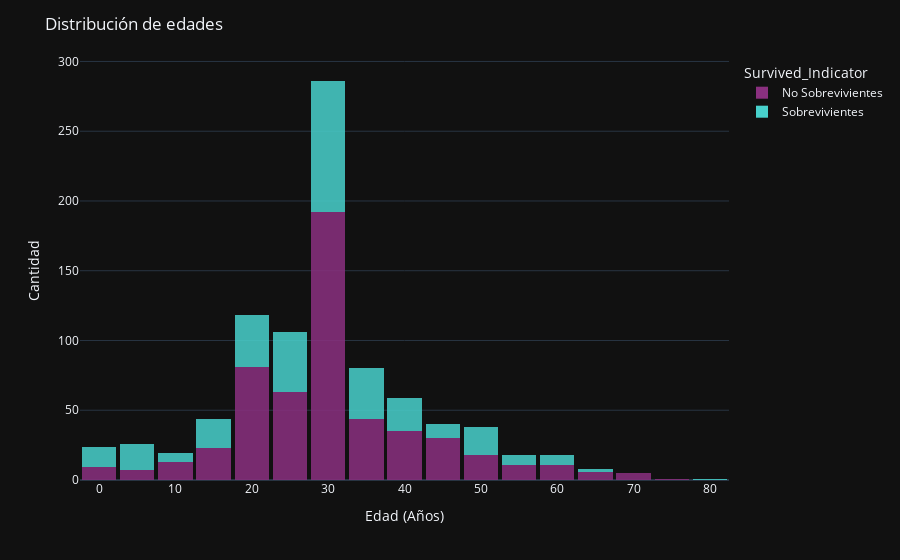

Write notebook code for a chart like this one.
### Code cell
# ANALISIS DE SOBREVIVIENTES SEGUN EL TITULO

fig = px.histogram(df, x='Age', color='Survived_Indicator', barmode='stack', nbins=25,
                   color_discrete_sequence=colorx, opacity=0.85,template='plotly_dark')

fig.update_layout(
    title='Distribución de edades',
    xaxis=dict(title='Edad (Años)'),
    yaxis=dict(title='Cantidad'),
    bargap=0.1,
    )

fig.show()

### Figure 1 — Plotly figure (JSON) as saved in the notebook; plotly's stock layout.template omitted (floating-point values rounded to 4 significant figures; data arrays with more than 128 entries replaced by an {"elided": "..."} marker saying what was removed)
{"data": [{"alignmentgroup": "True", "bingroup": "x", "hovertemplate": "Survived_Indicator=No Sobrevivientes<br>Age=%{x}<br>count=%{y}<extra></extra>", "legendgroup": "No Sobrevivientes", "marker": {"color": "#8A307F", "opacity": 0.85, "pattern": {"shape": ""}}, "name": "No Sobrevivientes", "nbinsx": 25, "offsetgroup": "No Sobrevivientes", "orientation": "v", "showlegend": true, "type": "histogram", "x": {"elided": "549 float values"}, "xaxis": "x", "yaxis": "y"}, {"alignmentgroup": "True", "bingroup": "x", "hovertemplate": "Survived_Indicator=Sobrevivientes<br>Age=%{x}<br>count=%{y}<extra></extra>", "legendgroup": "Sobrevivientes", "marker": {"color": "MEDIUMturquoise", "opacity": 0.85, "pattern": {"shape": ""}}, "name": "Sobrevivientes", "nbinsx": 25, "offsetgroup": "Sobrevivientes", "orientation": "v", "showlegend": true, "type": "histogram", "x": {"elided": "342 float values"}, "xaxis": "x", "yaxis": "y"}], "layout": {"bargap": 0.1, "barmode": "stack", "legend": {"title": {"text": "Survived_Indicator"}, "tracegroupgap": 0}, "margin": {"t": 60}, "title": {"text": "Distribución de edades"}, "xaxis": {"anchor": "y", "domain": [0, 1], "title": {"text": "Edad (Años)"}}, "yaxis": {"anchor": "x", "domain": [0, 1], "title": {"text": "Cantidad"}}}}
